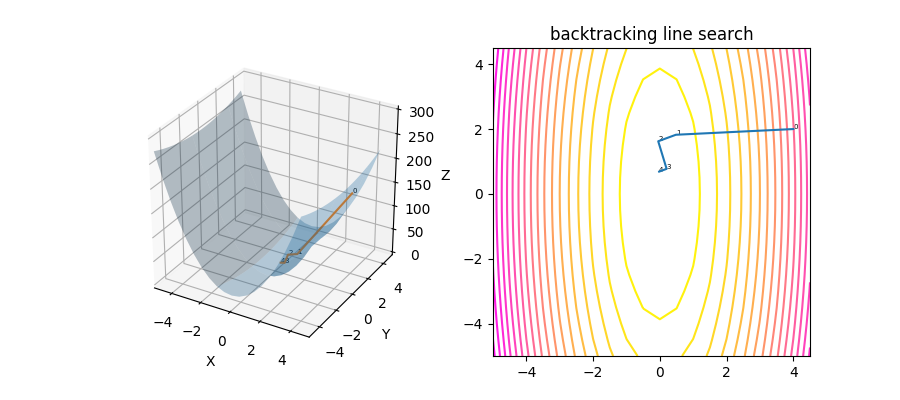

This chart was generated by the following Python code:
#!/usr/bin/python
# -*- coding: utf-8 -*-
# Author: Shun Arahata
"""
Backtracking line search and fixed step size comparison
"""
import numpy as np
from mpl_toolkits.mplot3d import axes3d
import matplotlib.pyplot as plt

ALPHA = 0.5
BETA = 0.8
EPSILON = 1.0


def object(x):
    res = 10.0 * x[0] * x[0] + x[1] * x[1]
    # print("x:", x, " obj:", res)
    return res


def nabla(x):
    res = np.array([20.0 * x[0], 2 * x[1]]).T
    # print("x:", x, " grad:", res)
    return res


def armijo(x, epsilon):
    """ armijo condition
    :param x:
    :param epsilon:
    :return:
    """
    grad = nabla(x)
    left = object(x - epsilon * grad) - object(x)
    right = - ALPHA * epsilon * grad.T @ grad
    res = left.item() <= right.item()
    # print("left:", left, "right:", right, "res:", res)
    assert type(res) is bool, type(res)
    return res


def backtrack(x):
    eps = EPSILON
    while armijo(x, eps) is False:
        eps = BETA * eps
    return eps


def plot(points, objs):
    fig = plt.figure(figsize=(9, 4))
    ax = fig.add_subplot(121, projection='3d')
    X, Y = np.meshgrid(np.arange(-5., 5., 0.5),
                       np.arange(-5., 5., 0.5))
    Z = object([X, Y])
    ax.plot_surface(X, Y, Z, rstride=8, cstride=8, alpha=0.3)

    ax.set_xlabel('X')
    ax.set_xlim(-5, 5)
    ax.set_ylabel('Y')
    ax.set_ylim(-5, 5)
    ax.set_zlabel('Z')
    ax.set_zlim(0, 300)
    ax.plot(points[:, 0], points[:, 1], objs)
    for i in range(len(objs)):
        ax.text(points[i, 0], points[i, 1], objs[i], '%s' % (str(i)), size=5, zorder=1,
                color='k')
    ax = fig.add_subplot(122)
    ax.contour(X, Y, Z, levels=20, cmap='spring_r')
    ax.plot(points[:, 0], points[:, 1])
    for i in range(len(objs)):
        ax.text(points[i, 0], points[i, 1], '%s' % (str(i)), size=5, zorder=1,
                color='k')
    return plt


if __name__ == '__main__':
    xinit = np.array([4.0, 2.0]).T
    x = xinit
    x_arr = []
    obj_arr = []
    for i in range(5):
        x_arr.append(x)
        obj_arr.append(object(x))
        x = x - backtrack(x) * nabla(x)
    res = plot(np.array(x_arr), np.array(obj_arr))
    res.title("backtracking line search")
    res.savefig("backtrack.png")
    # fixed step size
    x = xinit
    x_arr = []
    obj_arr = []
    for i in range(5):
        x_arr.append(x)
        obj_arr.append(object(x))
        x = x - 0.05 * nabla(x)
    res = plot(np.array(x_arr), np.array(obj_arr))
    res.title("fixed step")
    res.savefig("fixedstep.png")
